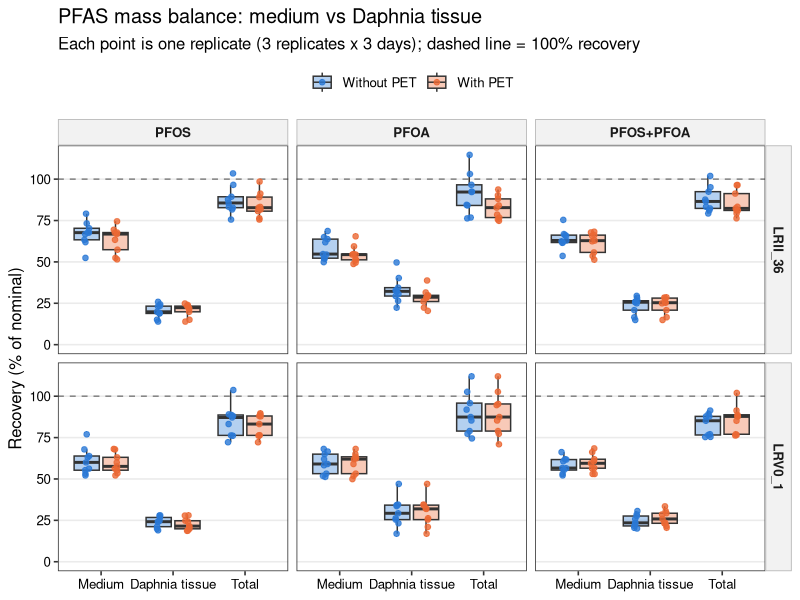
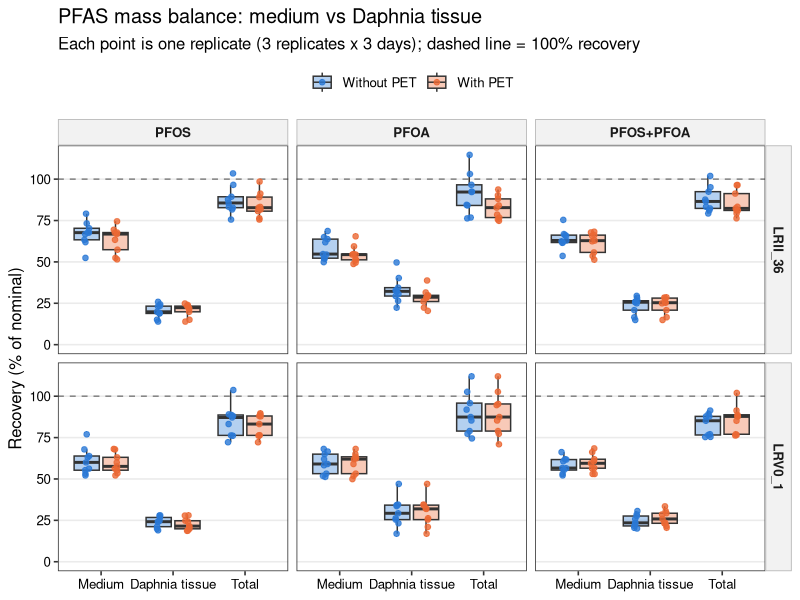
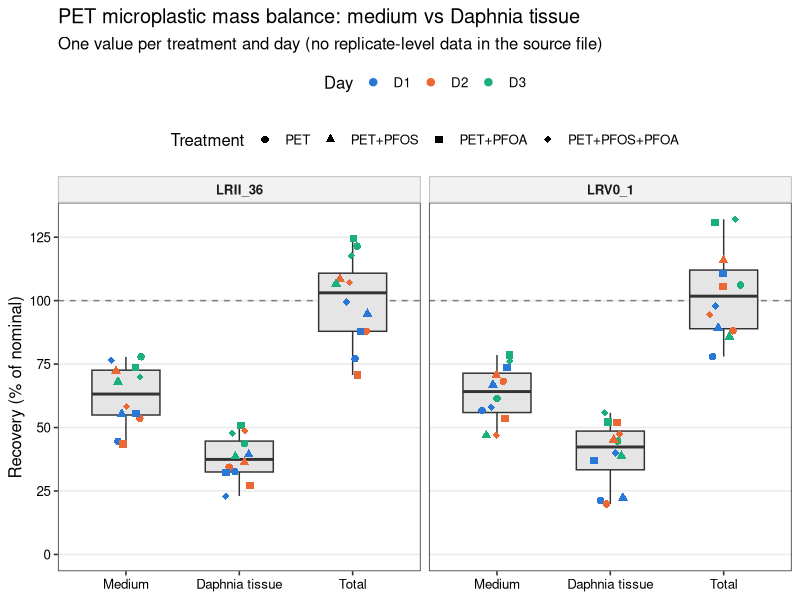
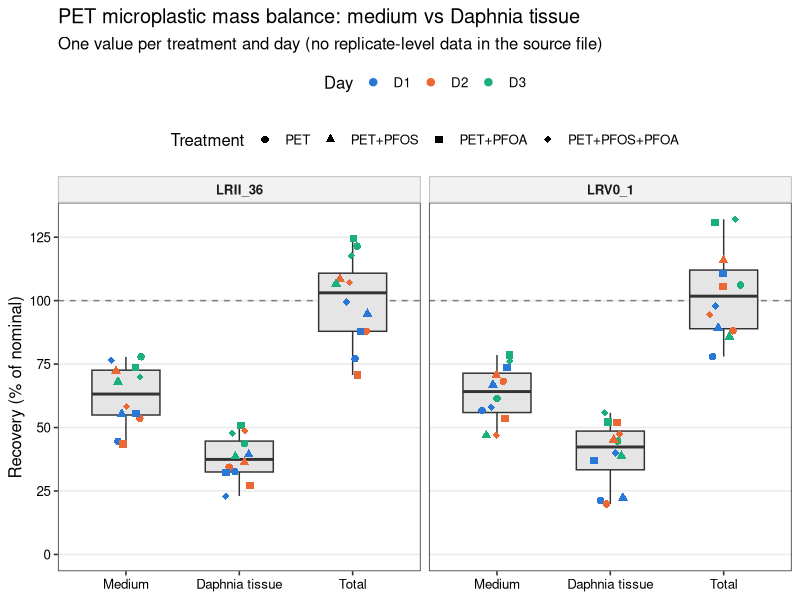
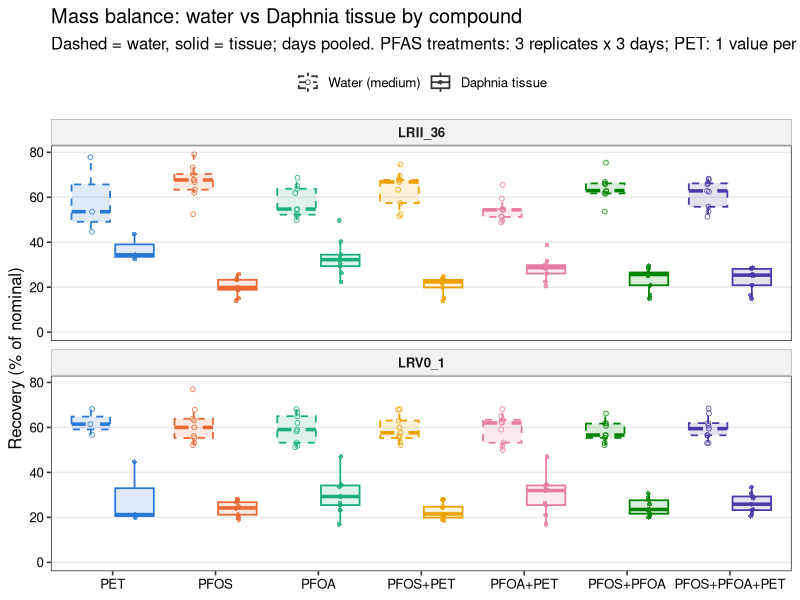
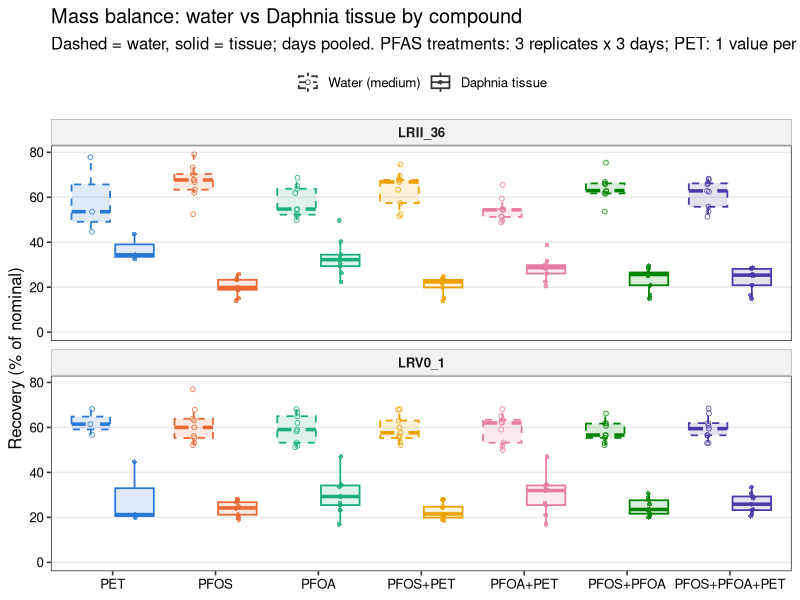
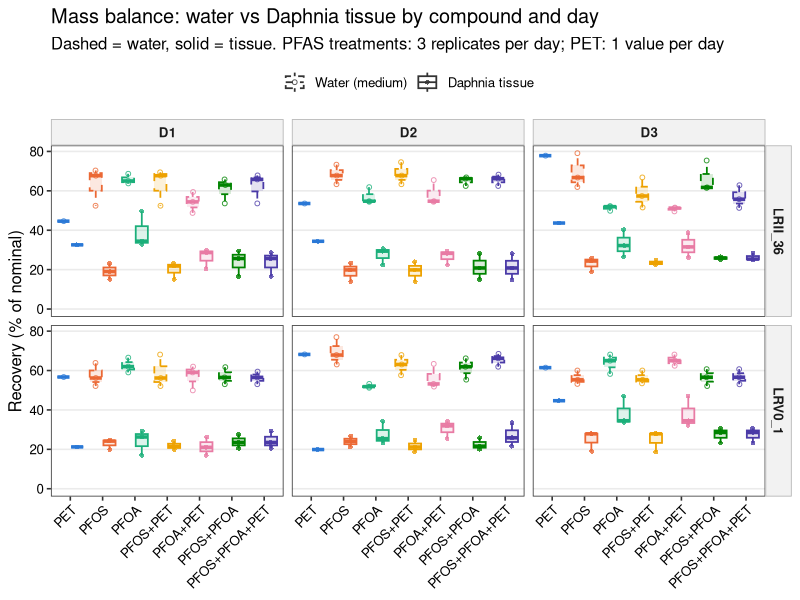
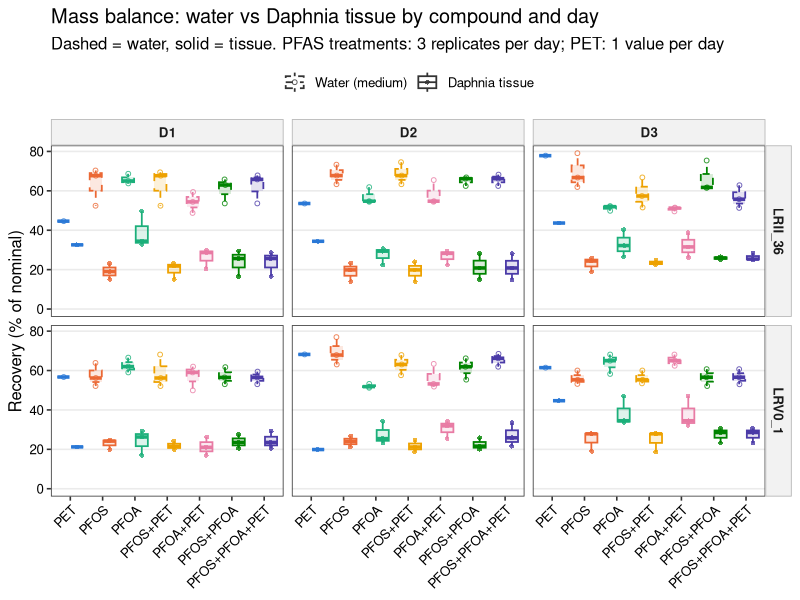

Reproduce these figures in R, in order.
# Mass balance and removal efficiency: tidy the raw data, cross-check the
# condensed supplementary tables, and draw box plots.
#
# Inputs (repo root):
#   Mass Balance individual data points_PFAS_final.xlsx   PFAS + MP recovery (% of nominal)
#   As_massbalance.xlsx                                    Arsenic in water and Daphnia tissue
#   Abdullahi_etal_Table S2- individual chemicals raw.xlsx Final water concentrations
#   Abdullahi_etal_Table S3- individual chemicals removal efficiency.xlsx
#
# Outputs: mass_balance/output/*.csv and mass_balance/output/figures/*.{pdf,png}
#
# Run from the repo root:  Rscript mass_balance/mass_balance_plots.R

library(readxl)
library(dplyr)
library(tidyr)
library(ggplot2)

out_dir <- file.path("mass_balance", "output")
fig_dir <- file.path(out_dir, "figures")
dir.create(fig_dir, recursive = TRUE, showWarnings = FALSE)

day_cols  <- c(D1 = "#2a78d6", D2 = "#eb6834", D3 = "#1baf7a")
pair_cols <- c("#2a78d6", "#eb6834")

# Arsenic tissue values are concentrations in the digested Daphnia samples
# (ug/L of digest; the "ng/L" header in As_massbalance.xlsx is wrong).
# Daphnia were not weighed, so no per-mass unit is possible.
tissue_unit <- "\u00b5g/L in digest"
# Recalled by the experimenter, not recorded in the data files: used only to
# add per-sample and per-individual columns to the matched arsenic table.
digest_volume_L    <- 0.001  # 1 mL digest
daphnia_per_sample <- 10

theme_mb <- theme_bw(base_size = 12) +
  theme(panel.grid.minor = element_blank(),
        panel.grid.major.x = element_blank(),
        strip.background = element_rect(fill = "grey95", colour = "grey70"),
        strip.text = element_text(face = "bold"),
        axis.text = element_text(colour = "black"),
        legend.position = "top")

save_fig <- function(p, name, w, h) {
  ggsave(file.path(fig_dir, paste0(name, ".pdf")), p, width = w, height = h)
  ggsave(file.path(fig_dir, paste0(name, ".png")), p, width = w, height = h, dpi = 300)
}

# ---------------------------------------------------------------------------
# 1. PFAS mass balance (individual replicates)
# ---------------------------------------------------------------------------
# Each block is a header row followed by 3 days x 3 replicates.
# Column groups: A-D (PFOS), G-J (PFOA), M-P (PFOS+PFOA); label, Medium, Tissue, Sum.
pfas_raw <- read_excel("Mass Balance individual data points_PFAS_final.xlsx",
                       sheet = "PFAS", col_names = FALSE, range = "A1:P43",
                       .name_repair = "minimal")

pfas_blocks <- expand.grid(header_row = c(2, 13, 24, 34), first_col = c(1, 7, 13))

pfas <- bind_rows(lapply(seq_len(nrow(pfas_blocks)), function(i) {
  hr <- pfas_blocks$header_row[i]
  fc <- pfas_blocks$first_col[i]
  label <- as.character(pfas_raw[[fc]][hr])
  rows <- hr + 1:9
  tibble(
    block     = label,
    Day       = rep(c("D1", "D2", "D3"), each = 3),
    Replicate = rep(1:3, times = 3),
    Medium    = as.numeric(pfas_raw[[fc + 1]][rows]),
    Daphnia   = as.numeric(pfas_raw[[fc + 2]][rows])
  )
})) %>%
  mutate(
    Total    = Medium + Daphnia,
    PET      = ifelse(grepl("PET", block), "With PET", "Without PET"),
    Exposure = sub("_.*$", "", gsub("\\+PET", "", block)),
    Exposure = factor(Exposure, levels = c("PFOS", "PFOA", "PFOS+PFOA")),
    Genotype = ifelse(grepl("LRV", block), "LRV0_1", "LRII_36"),
    PET      = factor(PET, levels = c("Without PET", "With PET"))
  ) %>%
  select(Genotype, Exposure, PET, Day, Replicate, Medium, Daphnia, Total, block)

write.csv(pfas, file.path(out_dir, "pfas_mass_balance_tidy.csv"), row.names = FALSE)

pfas_long <- pfas %>%
  pivot_longer(c(Medium, Daphnia, Total), names_to = "Compartment", values_to = "Recovery") %>%
  mutate(Compartment = factor(Compartment, levels = c("Medium", "Daphnia", "Total"),
                              labels = c("Medium", "Daphnia tissue", "Total")))

p_pfas <- ggplot(pfas_long, aes(Compartment, Recovery, fill = PET)) +
  geom_hline(yintercept = 100, linetype = "dashed", colour = "grey50") +
  geom_boxplot(outlier.shape = NA, alpha = 0.35, width = 0.7,
               position = position_dodge(width = 0.8)) +
  geom_point(aes(colour = PET), size = 1.6, alpha = 0.8,
             position = position_jitterdodge(jitter.width = 0.15, dodge.width = 0.8, seed = 1)) +
  facet_grid(Genotype ~ Exposure) +
  scale_fill_manual(values = pair_cols, name = NULL) +
  scale_colour_manual(values = pair_cols, name = NULL) +
  scale_y_continuous(limits = c(0, NA), breaks = seq(0, 125, 25)) +
  labs(x = NULL, y = "Recovery (% of nominal)",
       title = "PFAS mass balance: medium vs Daphnia tissue",
       subtitle = "Each point is one replicate (3 replicates x 3 days); dashed line = 100% recovery") +
  theme_mb
save_fig(p_pfas, "Fig_PFAS_mass_balance_boxplot", 10, 7)

# ---------------------------------------------------------------------------
# 2. Microplastic (PET) mass balance: only one value per day per treatment
# ---------------------------------------------------------------------------
mp_raw <- read_excel("Mass Balance individual data points_PFAS_final.xlsx",
                     sheet = "MPs", col_names = FALSE, range = "A1:X20",
                     .name_repair = "minimal")

mp_blocks <- expand.grid(title_row = c(2, 8), first_col = c(2, 8, 14, 20))
mp_treat  <- c(`2` = "PET", `8` = "PET+PFOS", `14` = "PET+PFOA", `20` = "PET+PFOS+PFOA")

mp <- bind_rows(lapply(seq_len(nrow(mp_blocks)), function(i) {
  tr <- mp_blocks$title_row[i]
  fc <- mp_blocks$first_col[i]
  rows <- tr + 2:4
  tibble(
    Genotype  = ifelse(tr == 2, "LRII_36", "LRV0_1"),
    Treatment = mp_treat[[as.character(fc)]],
    Day       = c("D1", "D2", "D3"),
    Medium    = as.numeric(mp_raw[[fc + 1]][rows]),
    Daphnia   = as.numeric(mp_raw[[fc + 2]][rows])
  )
})) %>%
  mutate(Total = Medium + Daphnia,
         Treatment = factor(Treatment, levels = mp_treat))

write.csv(mp, file.path(out_dir, "mp_mass_balance_tidy.csv"), row.names = FALSE)

mp_long <- mp %>%
  pivot_longer(c(Medium, Daphnia, Total), names_to = "Compartment", values_to = "Recovery") %>%
  mutate(Compartment = factor(Compartment, levels = c("Medium", "Daphnia", "Total"),
                              labels = c("Medium", "Daphnia tissue", "Total")))

p_mp <- ggplot(mp_long, aes(Compartment, Recovery)) +
  geom_hline(yintercept = 100, linetype = "dashed", colour = "grey50") +
  geom_boxplot(outlier.shape = NA, fill = "grey90", width = 0.6) +
  geom_point(aes(colour = Day, shape = Treatment), size = 2.2,
             position = position_jitter(width = 0.15, seed = 1)) +
  facet_wrap(~ Genotype) +
  scale_colour_manual(values = day_cols) +
  scale_shape_manual(values = c(16, 17, 15, 18)) +
  scale_y_continuous(limits = c(0, NA), breaks = seq(0, 125, 25)) +
  labs(x = NULL, y = "Recovery (% of nominal)",
       title = "PET microplastic mass balance: medium vs Daphnia tissue",
       subtitle = "One value per treatment and day (no replicate-level data in the source file)") +
  theme_mb + theme(legend.box = "vertical")
save_fig(p_mp, "Fig_MP_mass_balance_boxplot", 9, 6)

# ---------------------------------------------------------------------------
# 2b. Combined mass balance: water (dashed) and tissue (solid) in one panel,
#     one colour per compound. PFAS treatments are PFAS recovery (3 replicates
#     x 3 days); PET alone is PET recovery (one value per day).
# ---------------------------------------------------------------------------
compound_levels <- c("PET", "PFOS", "PFOA", "PFOS+PET", "PFOA+PET", "PFOS+PFOA", "PFOS+PFOA+PET")
compound_cols <- setNames(c("#2a78d6", "#eb6834", "#1baf7a", "#eda100",
                            "#e87ba4", "#008300", "#4a3aa7"), compound_levels)

combined <- bind_rows(
  pfas %>% transmute(Genotype, Day, Replicate,
                     Compound = ifelse(PET == "With PET", paste0(Exposure, "+PET"),
                                       as.character(Exposure)),
                     Medium, Daphnia),
  mp %>% filter(Treatment == "PET") %>%
    transmute(Genotype, Day, Replicate = 1L, Compound = "PET", Medium, Daphnia)
) %>%
  pivot_longer(c(Medium, Daphnia), names_to = "Compartment", values_to = "Recovery") %>%
  mutate(Compound = factor(Compound, levels = compound_levels),
         Compartment = factor(Compartment, levels = c("Medium", "Daphnia"),
                              labels = c("Water (medium)", "Daphnia tissue")))

write.csv(combined, file.path(out_dir, "mass_balance_water_tissue_combined.csv"), row.names = FALSE)

p_combined <- ggplot(combined, aes(Compound, Recovery,
                                   colour = Compound, fill = Compound,
                                   linetype = Compartment,
                                   group = interaction(Compound, Compartment))) +
  geom_boxplot(outlier.shape = NA, alpha = 0.15, linewidth = 0.6, width = 0.75,
               position = position_dodge(width = 0.85)) +
  geom_point(aes(shape = Compartment), size = 1.3, alpha = 0.8,
             position = position_jitterdodge(jitter.width = 0.15, dodge.width = 0.85, seed = 1)) +
  facet_wrap(~ Genotype, ncol = 1) +
  scale_colour_manual(values = compound_cols, guide = "none") +
  scale_fill_manual(values = compound_cols, guide = "none") +
  scale_linetype_manual(values = c("Water (medium)" = "dashed", "Daphnia tissue" = "solid"),
                        name = NULL) +
  scale_shape_manual(values = c("Water (medium)" = 1, "Daphnia tissue" = 16), name = NULL) +
  scale_y_continuous(limits = c(0, NA), breaks = seq(0, 100, 20)) +
  guides(linetype = guide_legend(override.aes = list(colour = "grey20", fill = NA))) +
  labs(x = NULL, y = "Recovery (% of nominal)",
       title = "Mass balance: water vs Daphnia tissue by compound",
       subtitle = "Dashed = water, solid = tissue; days pooled. PFAS treatments: 3 replicates x 3 days; PET: 1 value per day") +
  theme_mb
save_fig(p_combined, "Fig_mass_balance_water_tissue_combined", 11, 7.5)

# Same plot split by day: 3 replicates per PFAS box, a single value for PET.
p_combined_day <- p_combined +
  facet_grid(Genotype ~ Day) +
  labs(title = "Mass balance: water vs Daphnia tissue by compound and day",
       subtitle = "Dashed = water, solid = tissue. PFAS treatments: 3 replicates per day; PET: 1 value per day") +
  theme(axis.text.x = element_text(angle = 45, hjust = 1))
save_fig(p_combined_day, "Fig_mass_balance_water_tissue_by_day", 15, 8)

# ---------------------------------------------------------------------------
# 3. Removal efficiency of individual chemicals (recomputed from Table S2 raw)
# ---------------------------------------------------------------------------
chem_raw <- read_excel("Abdullahi_etal_Table S2- individual chemicals raw.xlsx",
                       sheet = "individual chemicals")
names(chem_raw) <- c("Genotype", "Replicate", "Day", "PFOS", "Diclofenac", "Atrazine", "Arsenic")

chem_long <- chem_raw %>%
  pivot_longer(PFOS:Arsenic, names_to = "Chemical", values_to = "Conc")

# Initial concentration = mean of the no-Daphnia controls on the same day
# (this reproduces the IC column of Table S3).
ic <- chem_long %>%
  filter(Genotype == "Control") %>%
  group_by(Chemical, Day) %>%
  summarise(IC = mean(Conc), .groups = "drop")

removal <- chem_long %>%
  filter(Genotype != "Control") %>%
  left_join(ic, by = c("Chemical", "Day")) %>%
  mutate(RE = (IC - Conc) / IC * 100,
         Chemical = factor(Chemical, levels = c("PFOS", "Diclofenac", "Atrazine", "Arsenic")))

write.csv(removal, file.path(out_dir, "removal_efficiency_recomputed.csv"), row.names = FALSE)

# Compare with the published Table S3
s3_raw <- read_excel("Abdullahi_etal_Table S3- individual chemicals removal efficiency.xlsx",
                     col_names = FALSE, skip = 3, .name_repair = "minimal")
s3 <- s3_raw[, 1:15]
names(s3) <- c("Genotype", "Replicate", "Day",
               paste(rep(c("PFOS", "Diclofenac", "Atrazine", "Arsenic"), each = 3),
                     c("IC", "FC", "RE"), sep = "_"))
s3_long <- s3 %>%
  filter(!is.na(Genotype)) %>%
  mutate(across(-c(Genotype, Day), as.numeric)) %>%
  pivot_longer(-c(Genotype, Replicate, Day),
               names_to = c("Chemical", ".value"), names_sep = "_")

s3_check <- removal %>%
  mutate(Chemical = as.character(Chemical)) %>%
  full_join(s3_long, by = c("Genotype", "Replicate", "Day", "Chemical"),
            suffix = c("_raw", "_S3")) %>%
  mutate(status = case_when(
    is.na(FC)                          ~ "missing from Table S3",
    is.na(Conc)                        ~ "missing from raw Table S2",
    abs(Conc - FC) > 0.005             ~ "final concentration differs",
    abs(RE_raw - RE_S3) > 0.5          ~ "RE differs",
    TRUE                               ~ "ok")) %>%
  arrange(status != "ok", Chemical, Genotype, Day, Replicate)

write.csv(s3_check, file.path(out_dir, "check_TableS3_vs_raw.csv"), row.names = FALSE)

p_re <- ggplot(removal, aes(Genotype, RE)) +
  geom_hline(yintercept = 0, colour = "grey60") +
  geom_boxplot(outlier.shape = NA, fill = "grey90", width = 0.6) +
  geom_point(aes(colour = Day), size = 2, position = position_jitter(width = 0.15, seed = 1)) +
  facet_wrap(~ Chemical, nrow = 1) +
  scale_colour_manual(values = day_cols) +
  scale_y_continuous(limits = c(0, 100), breaks = seq(0, 100, 20)) +
  labs(x = NULL, y = "Removal efficiency (%)",
       title = "Removal of individual chemicals from water by Daphnia genotype",
       subtitle = "RE = (control - exposed) / control x 100; 2 replicates x 3 days per genotype") +
  theme_mb + theme(axis.text.x = element_text(angle = 45, hjust = 1))
save_fig(p_re, "Fig_removal_efficiency_boxplot", 11, 5)

# ---------------------------------------------------------------------------
# 4. Arsenic: match water and tissue by genotype, day and replicate
# ---------------------------------------------------------------------------
as_water <- read_excel("As_massbalance.xlsx", sheet = "water")
# The Treatment and Day headers are swapped in the source sheet.
names(as_water) <- c("Replicate", "Genotype", "Day", "Treatment", "Water_ugL")
# DM1900 D1 and D3 have both rows labelled replicate 1; the second row is
# replicate 2 (confirmed against Table S2 raw).
as_water <- as_water %>%
  group_by(Genotype, Day, Treatment) %>%
  mutate(Replicate = row_number()) %>%
  ungroup()

as_tissue <- read_excel("As_massbalance.xlsx", sheet = "tissue")
names(as_tissue) <- c("Replicate", "Genotype", "Day", "Treatment", "Tissue")

as_ic <- as_water %>%
  filter(Genotype == "CONTROL") %>%
  group_by(Day) %>%
  summarise(IC = mean(Water_ugL), .groups = "drop")

as_matched <- as_tissue %>%
  filter(Treatment == "ARSENIC") %>%
  select(Genotype, Day, Replicate, Tissue) %>%
  left_join(as_tissue %>% filter(Treatment == "CONTROL") %>%
              select(Genotype, Day, Replicate, Tissue_control = Tissue),
            by = c("Genotype", "Day", "Replicate")) %>%
  left_join(as_water %>% filter(Genotype != "CONTROL") %>%
              select(Genotype, Day, Replicate, Water_ugL),
            by = c("Genotype", "Day", "Replicate")) %>%
  left_join(as_ic, by = "Day") %>%
  mutate(Water_RE = (IC - Water_ugL) / IC * 100,
         Tissue_ng_per_sample = Tissue * digest_volume_L * 1000,
         Tissue_pg_per_daphnia = Tissue_ng_per_sample / daphnia_per_sample * 1000) %>%
  arrange(Genotype, Day, Replicate)

write.csv(as_matched, file.path(out_dir, "arsenic_water_tissue_matched.csv"), row.names = FALSE)

as_long <- bind_rows(
  as_matched %>% transmute(Genotype, Day, Replicate, Panel = "Removal from water (%)", Value = Water_RE),
  as_tissue %>% transmute(Genotype, Day, Replicate,
                          Panel = paste0("Arsenic in Daphnia tissue (", tissue_unit, ")"),
                          Treatment = ifelse(Treatment == "ARSENIC", "Arsenic-exposed", "Control"),
                          Value = Tissue)
) %>%
  mutate(Treatment = factor(coalesce(Treatment, "Arsenic-exposed"),
                            levels = c("Arsenic-exposed", "Control")),
         Panel = factor(Panel, levels = c("Removal from water (%)",
                                         paste0("Arsenic in Daphnia tissue (", tissue_unit, ")"))))

p_as <- ggplot(as_long, aes(Genotype, Value, fill = Treatment)) +
  geom_boxplot(outlier.shape = NA, alpha = 0.35, width = 0.7,
               position = position_dodge(width = 0.8)) +
  geom_point(aes(colour = Treatment), size = 1.8,
             position = position_jitterdodge(jitter.width = 0.15, dodge.width = 0.8, seed = 1)) +
  facet_wrap(~ Panel, scales = "free_y") +
  scale_fill_manual(values = pair_cols, name = NULL) +
  scale_colour_manual(values = pair_cols, name = NULL) +
  expand_limits(y = 0) +
  labs(x = NULL, y = NULL,
       title = "Arsenic: removal from water and accumulation in Daphnia tissue",
       subtitle = "2 replicates x 3 days per genotype") +
  theme_mb
save_fig(p_as, "Fig_arsenic_water_tissue_boxplot", 10, 5)

rho <- cor.test(as_matched$Water_RE, as_matched$Tissue, method = "spearman", exact = FALSE)

p_as_scatter <- ggplot(as_matched, aes(Tissue, Water_RE)) +
  geom_point(aes(colour = Day, shape = Genotype), size = 2.6) +
  scale_colour_manual(values = day_cols) +
  scale_shape_manual(values = c(16, 17, 15, 18)) +
  labs(x = paste0("Arsenic in Daphnia tissue (", tissue_unit, ")"), y = "Arsenic removal from water (%)",
       title = "Arsenic: water removal vs tissue concentration (matched replicates)",
       subtitle = sprintf("Spearman rho = %.2f, p = %.2f, n = %d",
                          rho$estimate, rho$p.value, nrow(as_matched))) +
  theme_mb + theme(panel.grid.major.x = element_line(colour = "grey92"),
                   legend.position = "right")
save_fig(p_as_scatter, "Fig_arsenic_water_vs_tissue_scatter", 7, 5.5)

# ---------------------------------------------------------------------------
# 5. Data checks
# ---------------------------------------------------------------------------
# PET blocks that reuse replicates from the matching non-PET block
dup_check <- pfas %>%
  filter(PET == "With PET") %>%
  inner_join(pfas %>% filter(PET == "Without PET"),
             by = c("Genotype", "Exposure", "Day", "Medium", "Daphnia"),
             suffix = c("_PET", "_noPET")) %>%
  select(Genotype, Exposure, Day, Replicate_PET, Replicate_noPET, Medium, Daphnia)
write.csv(dup_check, file.path(out_dir, "check_PET_blocks_duplicating_noPET.csv"), row.names = FALSE)

cat("\nTable S3 vs raw Table S2:\n"); print(table(s3_check$status))
cat("\nPET replicates identical to a non-PET replicate:", nrow(dup_check), "of",
    sum(pfas$PET == "With PET"), "\n")
cat("\nArsenic water vs tissue: Spearman rho =", round(rho$estimate, 2),
    "p =", signif(rho$p.value, 2), "\n")
